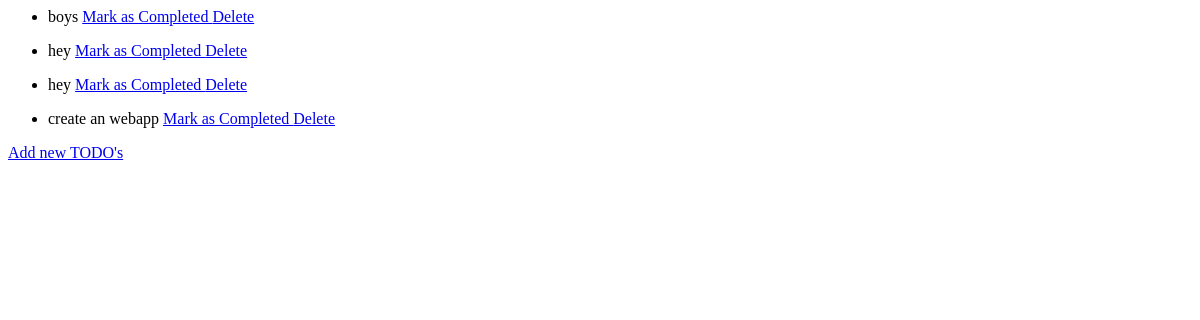
Before: /TODO/ with the older database file.
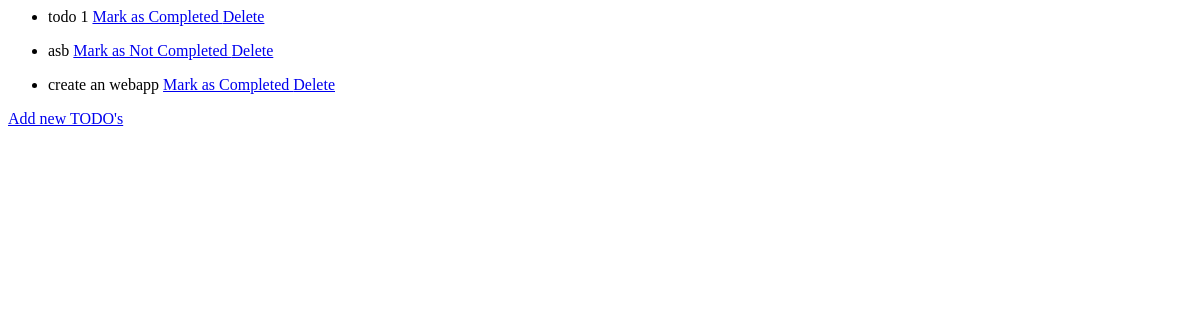
After: the same page with the newer database file.
### TODO/models.py (models this page shows, shortened)
class TODO (models.Model):
    task = models.CharField(max_length=200)
    done = models.BooleanField(default=False)
    date = models.DateTimeField('date created')

### TODO/views.py (the view)
# urls.py: path('', views.IndexView.as_view(), name='index'),
class IndexView(generic.ListView):
    template_name = 'TODO/index.html'
    context_object_name = 'todo_list'
    def get_queryset(self):
        return TODO.objects.order_by('-date')

### TODO/templates/TODO/index.html
{% if todo_list %}
    <ul>
        {% for todo in todo_list %}
            <li>
                <p>
                    {{ todo.task }}
                    <a href="{% url 'TODO:update' todo.id %}"> {% if todo.done %} Mark as Not Completed {% else %} Mark as Completed {% endif %}  </a>
                    <a href="{% url 'TODO:delete' todo.id %}">Delete</a>
                </p>
            </li>
        {% endfor %}
    </ul>
{% else %}
<p>no TODO's are available.</p>
{% endif %}
<a href="{% url 'TODO:new'%}"> Add new TODO's</a>

Changed rows visible on the page:
removed TODO: task "boys", done "Mark as Completed"
removed TODO: task "hey", done "Mark as Completed"
removed TODO: task "hey", done "Mark as Completed"
added TODO: task "todo 1", done "Mark as Completed"
added TODO: task "asb", done "Mark as Not Completed"
